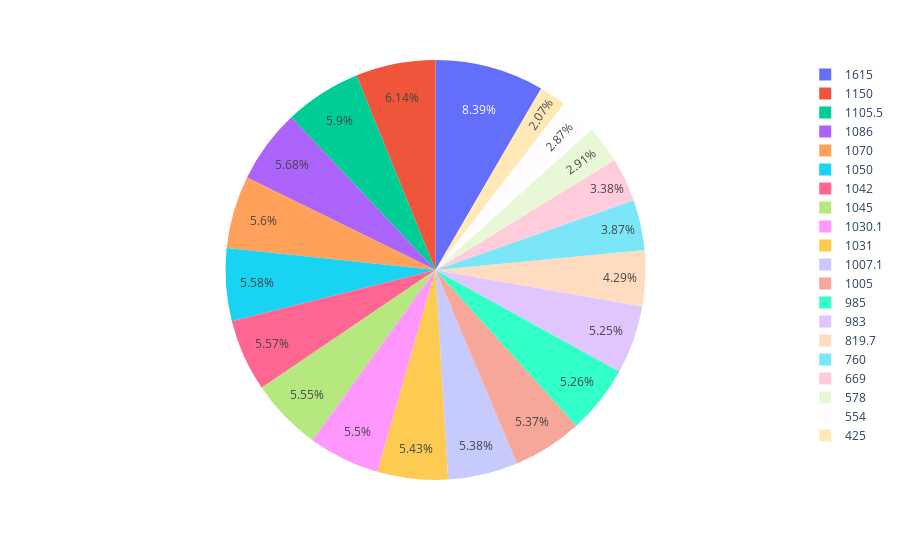

Notebook cell for this chart:
### Code cell
import plotly.express as px

fig = px.pie(df, values='No. Of Transaction', names='Traded Companies')
fig.update_traces(textposition='inside')
fig.update_layout(uniformtext_minsize=12, uniformtext_mode='hide')
fig.show()

### Figure 1 — Plotly figure (JSON) as saved in the notebook; plotly's stock layout.template omitted (floating-point values rounded to 4 significant figures)
{"data": [{"domain": {"x": [0, 1], "y": [0, 1]}, "hovertemplate": "Traded Companies=%{label}<br>No. Of Transaction=%{value}<extra></extra>", "labels": [1106.0, 1050, 1070, 1031, 1030.0, 1042, 1045, 1086, 1150, 983, 985, 1005, 1007.0, 1615, 554, 819.7, 425, 578, 669, 760], "legendgroup": "", "name": "", "showlegend": true, "textposition": "inside", "type": "pie", "values": [1106.0, 1045, 1049, 1016, 1030.0, 1042, 1040, 1064.0, 1150, 983, 985, 1005, 1007.0, 1570, 538, 803.7, 388, 544, 633.1, 725]}], "layout": {"legend": {"tracegroupgap": 0}, "margin": {"t": 60}, "uniformtext": {"minsize": 12, "mode": "hide"}}}
